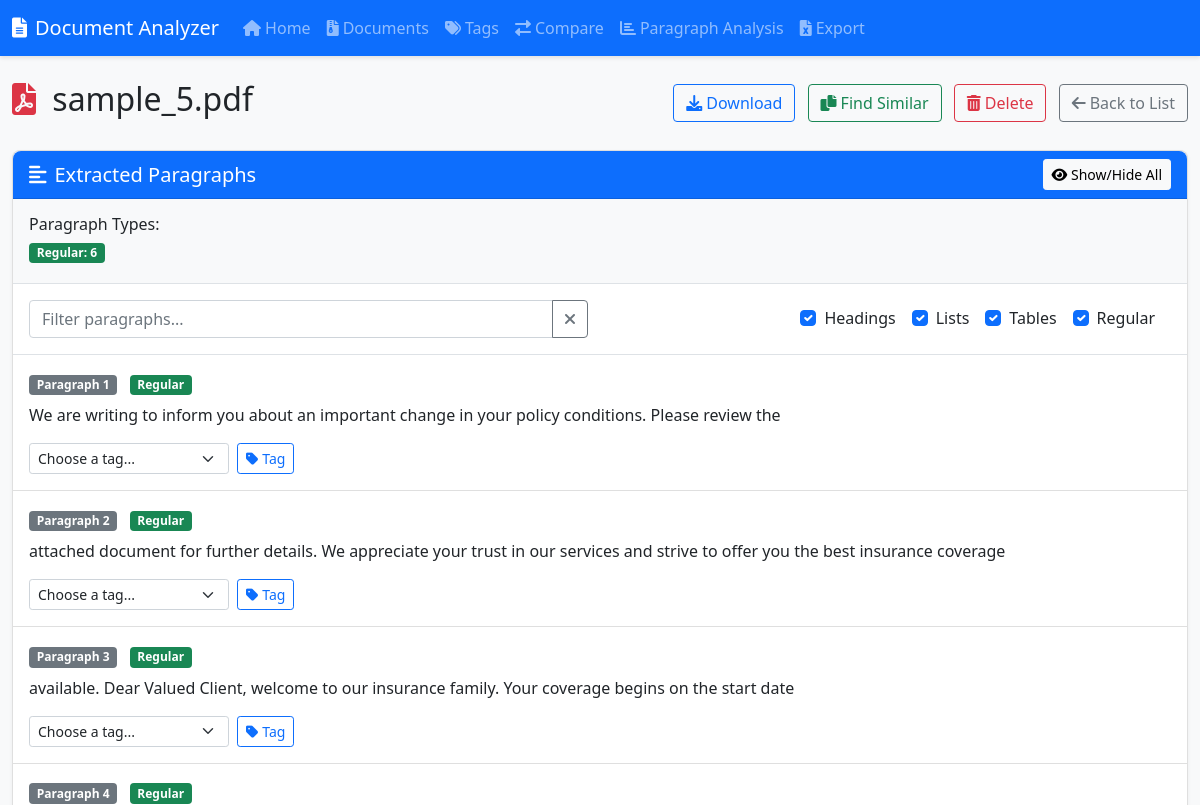
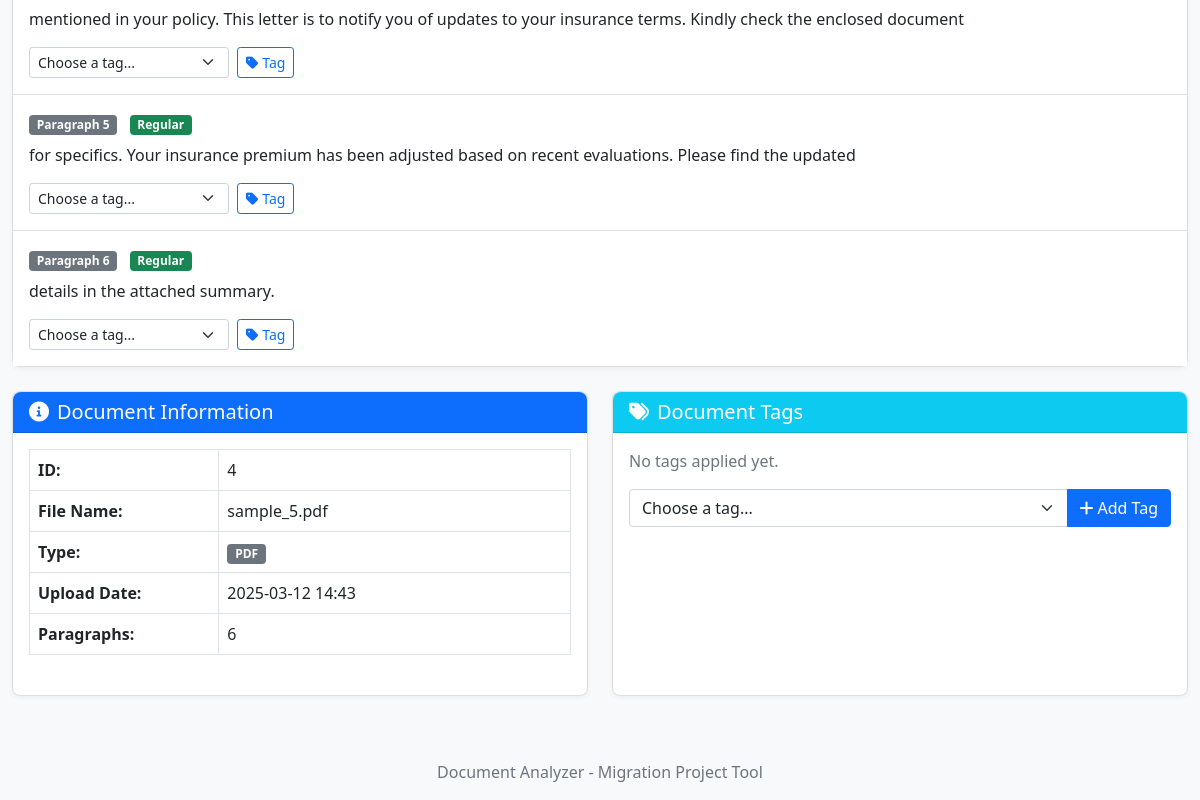
The app's page /document/4, older data (2 pictures, top to bottom).
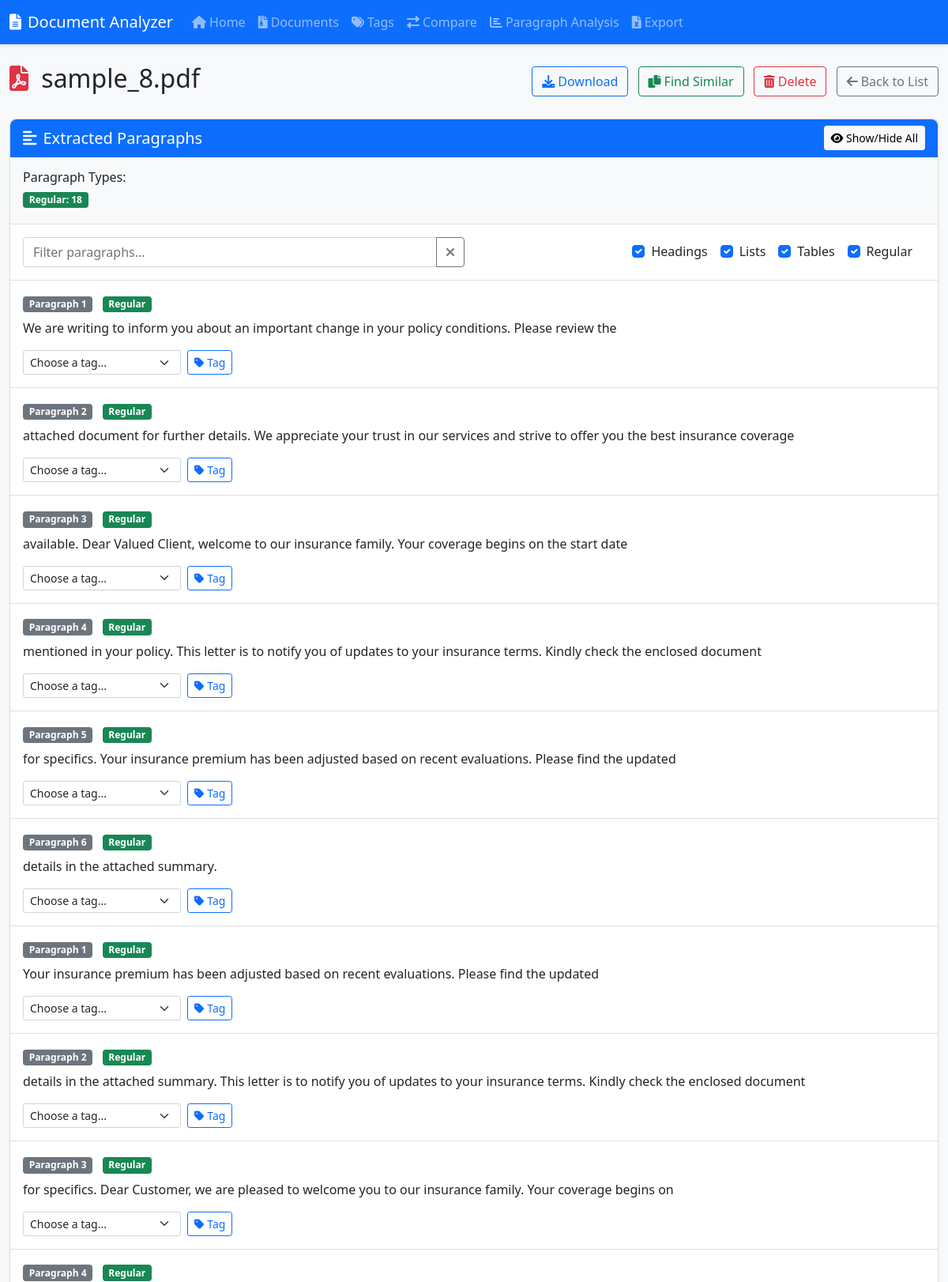
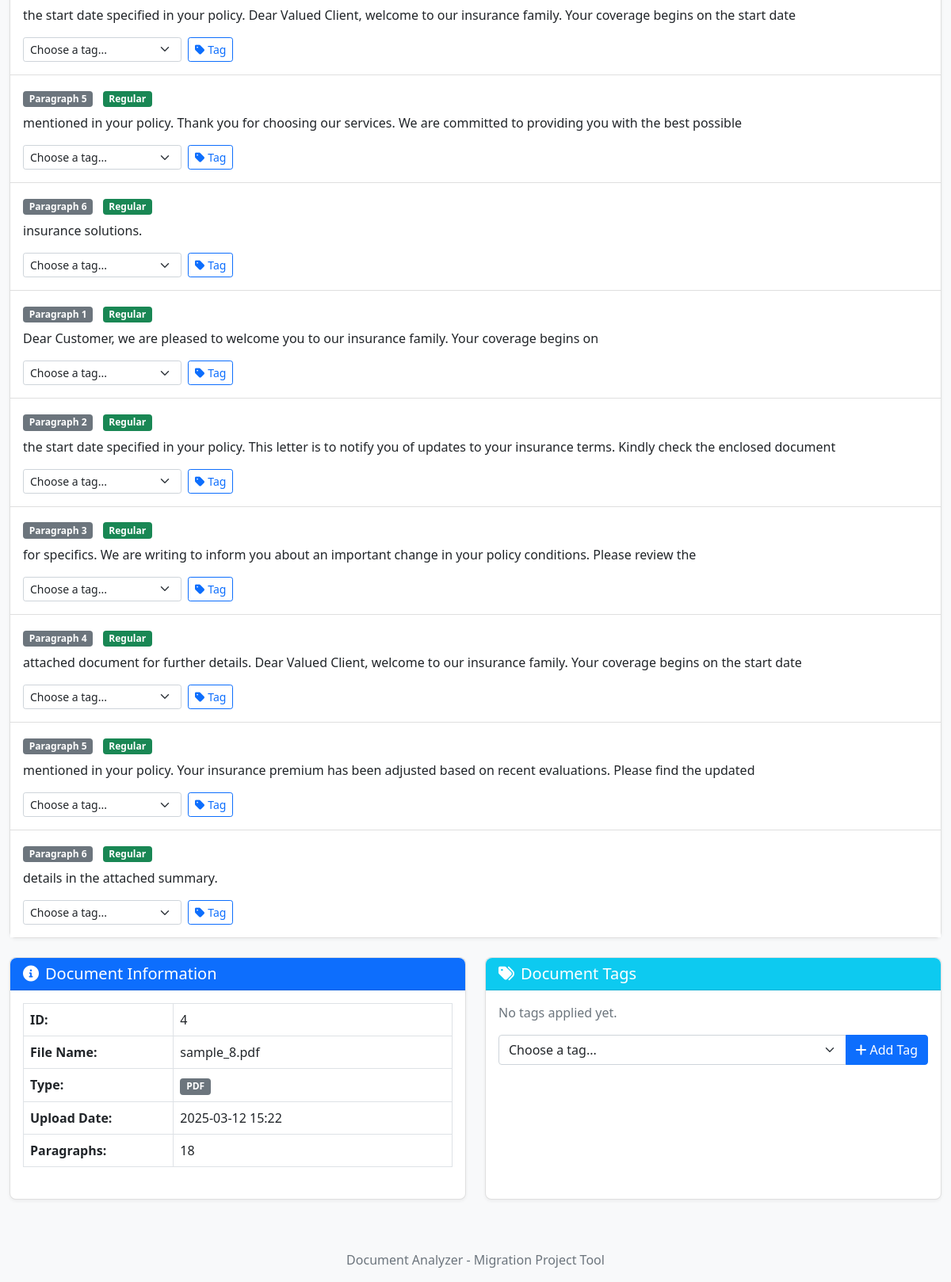
The same page, newer data (2 pictures, top to bottom).
### models.py (models this page shows, shortened)
class Document(db.Model):
    id = db.Column(db.Integer, primary_key=True)
    filename = db.Column(db.String(255), nullable=False)
    original_filename = db.Column(db.String(255), nullable=False)
    file_type = db.Column(db.String(10), nullable=False)  # 'pdf' or 'docx'
    upload_date = db.Column(db.DateTime, default=datetime.utcnow)
    paragraphs = db.relationship('Paragraph', backref='document', lazy=True, cascade="all, delete-orphan")
    tags = db.relationship('Tag', secondary=document_tags, lazy='subquery',
                          backref=db.backref('documents', lazy=True))

class Paragraph(db.Model):
    id = db.Column(db.Integer, primary_key=True)
    document_id = db.Column(db.Integer, db.ForeignKey('document.id'), nullable=False)
    text = db.Column(db.Text, nullable=False)
    index = db.Column(db.Integer, nullable=False)  # Order within document
    paragraph_type = db.Column(db.String(20), default="regular")  # regular, heading, list-item, table-cell
    similarity_hash = db.Column(db.String(128), nullable=True)
    tags = db.relationship('Tag', secondary=paragraph_tags, lazy='subquery',
                          backref=db.backref('paragraphs', lazy=True))

### app.py (the view)
    @app.route('/document/<int:id>')
    def document_view(id):
        document = Document.query.get_or_404(id)
        all_tags = Tag.query.all()
        return render_template('document_view.html', document=document, all_tags=all_tags)

### templates/document_view.html (shortened to what the changed rows need)
{% extends 'base.html' %}
{% block content %}
<div class="d-flex justify-content-between align-items-center mb-4">
    <h2>
        {% if document.file_type == 'pdf' %}
            <i class="fas fa-file-pdf text-danger me-2"></i>
        {% else %}
            <i class="fas fa-file-word text-primary me-2"></i>
        {% endif %}
        {{ document.original_filename }}
    </h2>
    <div>
        <a href="{{ url_for('document_download', id=document.id) }}" class="btn btn-outline-primary me-2">
        </a>
        <a href="{{ url_for('similar_documents', id=document.id) }}" class="btn btn-outline-success me-2">
        </a>
        <button type="button" class="btn btn-outline-danger me-2"
                data-bs-toggle="modal"
                data-bs-target="#deleteDocumentModal">
        </button>
        <a href="{{ url_for('document_list') }}" class="btn btn-outline-secondary">
        </a>
    </div>
</div>
<div class="card mb-4">
    <div class="card-body p-0">
        <div class="p-3 bg-light border-bottom">
            <div class="row">
                <div class="col-md-12">
                    <div class="d-flex flex-wrap">
                        {% set paragraph_type_counts = {} %}
                        {% for para in document.paragraphs %}
                            {% if para.paragraph_type in paragraph_type_counts %}
                                {% set _ = paragraph_type_counts.update({para.paragraph_type: paragraph_type_counts[para.paragraph_type] + 1}) %}
                            {% else %}
                                {% set _ = paragraph_type_counts.update({para.paragraph_type: 1}) %}
                            {% endif %}
                        {% endfor %}
                        {% for type, count in paragraph_type_counts.items() %}
                            {% if type == 'heading' %}
                                <span class="badge bg-primary me-2 mb-1">Headings: {{ count }}</span>
                            {% elif type == 'list-item' %}
                                <span class="badge bg-info me-2 mb-1">List Items: {{ count }}</span>
                            {% elif type == 'table-cell' %}
                                <span class="badge bg-warning text-dark me-2 mb-1">Table Cells: {{ count }}</span>
                            {% elif type == 'table-header' %}
                                <span class="badge bg-secondary me-2 mb-1">Table Headers: {{ count }}</span>
                            {% else %}
                                <span class="badge bg-success me-2 mb-1">Regular: {{ count }}</span>
                            {% endif %}
                        {% endfor %}
                    </div>
                </div>
            </div>
        </div>
        <div class="list-group list-group-flush" id="paragraphContainer">
            {% for para in document.paragraphs %}
            <div class="list-group-item py-3 paragraph-item" data-type="{{ para.paragraph_type }}">
                <div class="d-flex justify-content-between align-items-center mb-2">
                    <div>
                        <span class="badge bg-secondary">Paragraph {{ para.index + 1 }}</span>
                        {% if para.paragraph_type == 'heading' %}
                            <span class="badge bg-primary ms-2">Heading</span>
                        {% elif para.paragraph_type == 'list-item' %}
                            <span class="badge bg-info ms-2">List Item</span>
                        {% elif para.paragraph_type == 'table-cell' %}
                            <span class="badge bg-warning text-dark ms-2">Table Cell</span>
                        {% elif para.paragraph_type == 'table-header' %}
                            <span class="badge bg-secondary ms-2">Table Header</span>
                        {% else %}
                            <span class="badge bg-success ms-2">Regular</span>
                        {% endif %}
                    </div>
                </div>
                <div class="paragraph-text mb-3 ">
                    {{ para.text }}
                </div>
                <div class="paragraph-actions">
                    <form action="{{ url_for('tag_paragraph', id=para.id) }}" method="post" class="d-flex">
                        <select class="form-select form-select-sm me-2" name="tag_id" style="max-width: 200px;">
                            <option value="" selected>Choose a tag...</option>
                        </select>
                        <button class="btn btn-sm btn-outline-primary" type="submit">
                            <i class="fas fa-tag me-1"></i>Tag
                        </button>
                    </form>
                </div>
            </div>
            {% endfor %}
        </div>
    </div>
</div>
<div class="row mb-4">
    <div class="col-md-6">
        <div class="card h-100">
            <div class="card-body">
                <table class="table table-bordered mb-0">
                    <tr>
                        <th style="width: 35%">ID:</th>
                        <td>{{ document.id }}</td>
                    </tr>
                    <tr>
                        <th>File Name:</th>
                        <td>{{ document.original_filename }}</td>
                    </tr>
                    <tr>
                        <th>Type:</th>
                        <td>
                            <span class="badge bg-secondary">{{ document.file_type.upper() }}</span>
                        </td>
                    </tr>
                    <tr>
                        <th>Upload Date:</th>
                        <td>{{ document.upload_date.strftime('%Y-%m-%d %H:%M') }}</td>
                    </tr>
                    <tr>
                        <th>Paragraphs:</th>
                        <td>{{ document.paragraphs|length }}</td>
                    </tr>
                </table>
            </div>
        </div>
    </div>
</div>
{% endblock %}

Row changes from the older to the newer data that the page shows:
changed Document "PDF": original_filename "sample_5.pdf" → "sample_8.pdf"; upload_date "2025-03-12 14:43" → "2025-03-12 15:22"
computed for Paragraph (number 1 of 18 on the later page): count "6" → "18"
added Paragraph: para.index+1 "1", paragraph_type "Regular", text "Your insurance premium has been adjusted based on recent evaluations. Please find the updated"
added Paragraph: para.index+1 "2", paragraph_type "Regular", text "details in the attached summary. This letter is to notify you of updates to your insurance terms. Kindly check the enclosed document"
added Paragraph: para.index+1 "3", paragraph_type "Regular", text "for specifics. Dear Customer, we are pleased to welcome you to our insurance family. Your coverage begins on"
added Paragraph: para.index+1 "4", paragraph_type "Regular", text "the start date specified in your policy. Dear Valued Client, welcome to our insurance family. Your coverage begins on the start date"
added Paragraph: para.index+1 "5", paragraph_type "Regular", text "mentioned in your policy. Thank you for choosing our services. We are committed to providing you with the best possible"
added Paragraph: para.index+1 "6", paragraph_type "Regular", text "insurance solutions."
added Paragraph: para.index+1 "1", paragraph_type "Regular", text "Dear Customer, we are pleased to welcome you to our insurance family. Your coverage begins on"
added Paragraph: para.index+1 "2", paragraph_type "Regular", text "the start date specified in your policy. This letter is to notify you of updates to your insurance terms. Kindly check the enclosed document"
added Paragraph: para.index+1 "3", paragraph_type "Regular", text "for specifics. We are writing to inform you about an important change in your policy conditions. Please review the"
added Paragraph: para.index+1 "4", paragraph_type "Regular", text "attached document for further details. Dear Valued Client, welcome to our insurance family. Your coverage begins on the start date"
added Paragraph: para.index+1 "5", paragraph_type "Regular", text "mentioned in your policy. Your insurance premium has been adjusted based on recent evaluations. Please find the updated"
added Paragraph: para.index+1 "6", paragraph_type "Regular", text "details in the attached summary."
Text that changed along with them:
{{ document.paragraphs|length }}: "6" → "18"
